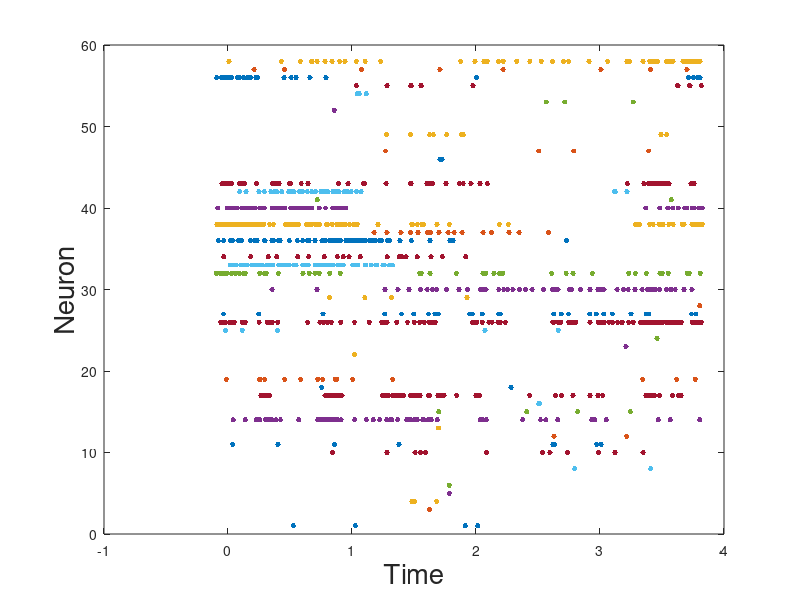

Recreate this plot in MATLAB. (Note: this script raises an error after producing the figure.)
clc 
clear all
close all


% Load spike data
load spike_data_new_new.mat

% Total number of neurons
num_neurons = length(neuron_spk_times);
fsz = 20;

%-------------------------------------------
%              VISUALIZE DATA
%-------------------------------------------
figure(1)
for j = 1:num_neurons

    % Find last time of spike for each neuron
    if (isempty(neuron_spk_times{j}) == 0)
        max_t(j) = max(neuron_spk_times{j});
    end
    
    % For plotting
    l = ones(1,length(neuron_spk_times{j}));
    plot(neuron_spk_times{j}, j*l, '.', 'MarkerSize', 12)
    hold on
end
xlabel('Time','FontSize',fsz)
ylabel('Neuron', 'FontSize', fsz)
xline(0, 'k')
set(gca, 'FontSize', 15)


%-------------------------------------------
%              STATE SPACE MODEL
%-------------------------------------------
dt = 0.05;
time = -0.2 : dt : max(max_t);
T = length(time);
num_groups = 3;
n=1;
i = 0.2;
step = i;
count = 1;

% For each time step
for t = 1:T

    % For each neuron, get number of spikes within time bin
    for j = 1 : num_neurons

        if (t == 1)
            y(j, t) = sum(neuron_spk_times{j} < time(t));
        else
            y(j, t) = sum( (neuron_spk_times{j} < time(t) ))  - sum(y(j,1:t-1));
        end
        y_tot(j,t) = sum(y(j,1:t));

    end

    % Find max rate
    if (time(t) > i)
        
        
        final_x = sum(y(:,n:t),2);
        [idx, clust] = group(num_groups, final_x, time(t));
        for k = 1:num_groups
            y_avg(k,n:t) = mean(y(clust{k},n:t),1);
        end
        clust_store{count} = clust;
        i = i + step;
        n = t;
        count = count+1;
    end
end

final_x = y(:,T);
[idx, clust] = group(num_groups, final_x, time(t));
for k = 1:num_groups
    y_avg(k,n:T) = mean(y(clust{k}, n:T),1);
end

%-------------------------------------------
%              NUMBER OF SPIKES
%-------------------------------------------

%-------------------------------------------
%               FIRING RATES
%-------------------------------------------

% Plot a few neurons
plot_neurons = 58;
lwd = 1.5;


figure(2)
for j = 1:plot_neurons
    %j = datasample(1:num_neurons, 1);
    plot(time, y(j,:), 'Linewidth', lwd)
    hold on
end
xline(0, 'k')
set(gca, 'FontSize', 15)
xlabel('Time','FontSize',fsz)
ylabel('Number of times the neuron spiked', 'FontSize', fsz)
title('dt = ',num2str(dt), 'FontSize', 20)




%-------------------------------------------
%               GROUPS
%-------------------------------------------



figure(3)
% Cumulative spikes
for j = 1:plot_neurons
    plot(time(1:t-1), y_tot(j,1:t-1), 'Linewidth', lwd-0.5)
    hold on
end
xline(0, 'k')
xlabel('Time','FontSize',fsz)
ylabel('Cumulative number of spikes', 'FontSize', fsz)
title('dt = ',num2str(dt), 'FontSize', 20)
set(gca, 'FontSize', 15)


% Average firing rate of groups
figure(4)
for k = 1:num_groups
    %kk = datasample(1:num_groups, 2);
    plot(time, y_avg(k,:), 'Linewidth', lwd)
    hold on
end
xline(0, 'k')
xlabel('Time','FontSize',fsz)
ylabel('Average firing rate of Groups', 'FontSize', fsz)
title('dt = ',num2str(dt), 'FontSize', 20)
set(gca, 'FontSize', 15)


save('firing_rate_data.mat', 'y', 'y_avg', 'time', 'T', 'clust_store', 'dt', 'num_neurons', 'num_groups')


